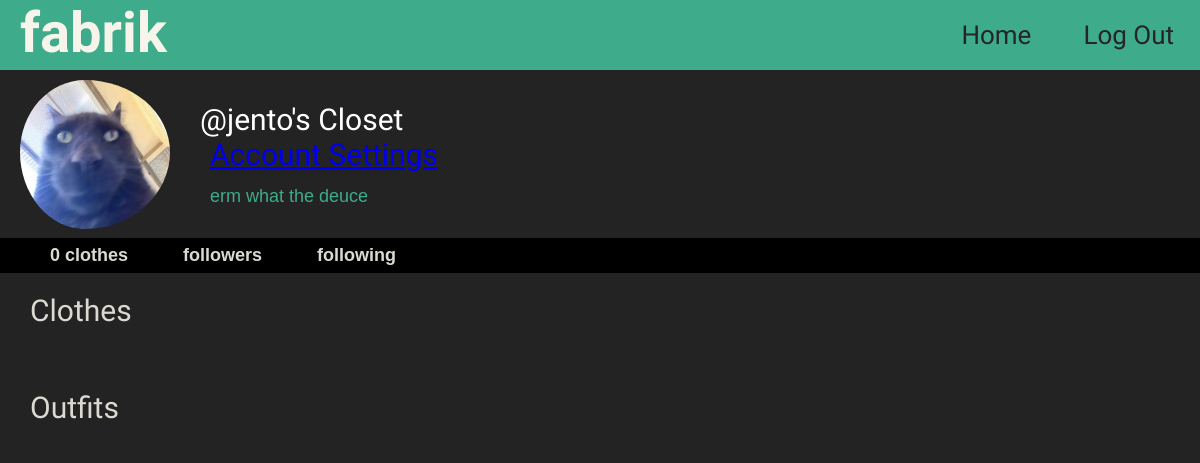
/profile/jento (signed in), run on an earlier commit of the app's database.
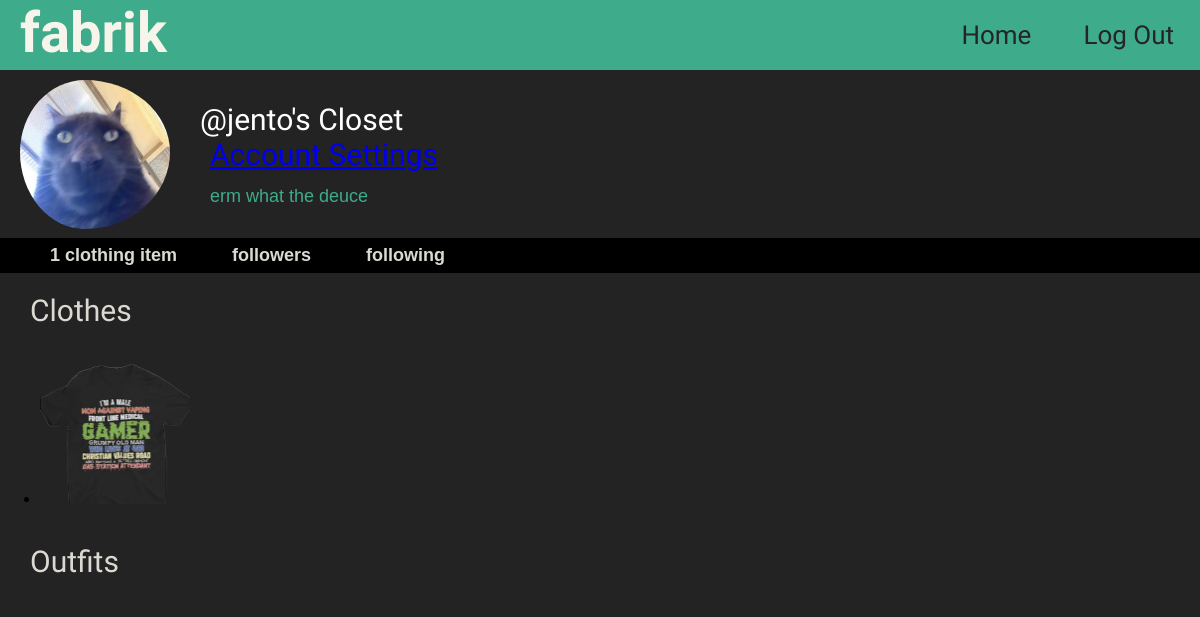
And on a later commit of the database.
### core/models.py (models this page shows, shortened)
class Profile(models.Model):
    user = models.ForeignKey(User, on_delete=models.CASCADE)
    id_user = models.IntegerField()
    bio = models.TextField(blank=True)
    profileimg = models.ImageField(upload_to='profile_images', default='blank-profile-picture-png.wbpg')
    location = models.CharField(max_length=100, blank=True)

class ClosetItem(models.Model):
    CATEGORY_CHOICES = [
        ('Tops', 'Tops'),
        ('Bottoms', 'Bottoms'),
        ('Shoes', 'Shoes'),
        ('Hats', 'Hats'),
        ('Accessories', 'Accessories')
    ]
    user = models.ForeignKey(User, on_delete=models.CASCADE)  # Links each item to a specific user
    category = models.CharField(max_length=20, choices=CATEGORY_CHOICES)  # Selects the item category
    item_name = models.CharField(max_length=100)  # Name or description of the item
    image = models.ImageField(upload_to='closet_items')  # Image of the clothing item
    date_added = models.DateTimeField(default=datetime.now)  # Date the item was added
    size = models.CharField(max_length=10, blank=True, null=True)  # e.g., S, M, L
    color = models.CharField(max_length=50, blank=True, null=True)  # e.g., Red, Blue
    brand = models.CharField(max_length=50, blank=True, null=True)  # e.g., Nike, Zara

### core/views.py (the view)
# urls.py: path('profile/<str:pk>', views.profile, name='profile'),
@login_required(login_url='signin')
def profile(request, pk):
    user_object = User.objects.get(username=pk)
    user_profile = Profile.objects.get(user=user_object)
    user_clothing = ClosetItem.objects.filter(user=user_object).order_by('-date_added')
    user_clothing_length = len(user_clothing)
    is_own_profile = (request.user == user_object)
    context = {
        'user_object': user_object,
        'user_profile': user_profile,
        'user_clothing': user_clothing,
        'user_clothing_length': user_clothing_length,
        'is_own_profile': is_own_profile
    }
    return render(request, 'profile.html', context)

### templates/profile.html (shortened to what this page needs)
{% load static %}
<!DOCTYPE html>
<html lang="en">
<head>
	<link rel="stylesheet" href="{% static 'css/profile.css' %}">
</head>
<body>
 <div class="container">
    <div class="main">
        <div class="topbar">
			<div class="col logo">
				<a href="/">fabrik</a>
			</div>
			<div class="col topbar-contents">
				<a href="logout">Log Out</a>
				<a href="/">Home</a>
			</div>
        </div>
        <div class="row profile-section">
			<div class="col-md-6">
				<img src="{{user_profile.profileimg.url}}" class="profile-img" width="150">
			</div>
			<div class="col-md-6">
				<div class="closet">
					<h3>@{{user_profile.user.username}}'s Closet
						<form action="/follow" method="POST">
							<div class="profile-info">
								{% if user_object.username != user.username %}
								<a data-ripple=""><button type="submit" class="settings-or-follow">{{button_text}}</button></a>
								{% else %}
								<a href="/settings" data-ripple="">Account Settings</a>
								{% endif %}
							</div>
						</form>
						<div class="bio">{{user_profile.bio}}</div>
					</h3>
				</div>
			</div>
		</div>
		<div class="row following-info">
			<form action="/follow" method="POST">
				<div class="profile-info">
					{% if user_clothing_length == 0 %}
					<span class="info-bar-items"><b>0 clothes</b></span>
					{% elif user_clothing_length == 1 %}
					<span class="info-bar-items"><b>{{user_clothing_length}} clothing item</b></span>
					{% else %}
					<span class="info-bar-items"><b>{{user_clothing_length}} clothes</b></span>
					{% endif %}
					{% if user_followers == 1 %}
					<span class="info-bar-items"><b>{{user_followers}} follower</b></span>
					{% else %}
					<span class="info-bar-items"><b>{{user_followers}} followers</b></span>
					{% endif %}
					<span class="info-bar-items"><b>{{user_following}} following</b></span>
				</div>
			</form>
		</div>
		<div class="row content-section">
            <div class="timeline">
				{% if is_own_profile %}
					<div class="items">
						Clothes
					</div>
					<ul class="row photos">
						{% for clothing in user_clothing %}
						<li>
							<a class="strip" href="{{clothing.image.url}}" title="" data-strip-group="mygroup" data-strip-group-options="loop: false">
								<img src="{{clothing.image.url}}" style="height: 150px; width: 150px;" class="clothing" alt=""></a>
						</li>
						{% endfor %}
					</ul>
				{% endif %}
				<div class="items">
					Outfits
				</div>
            </div>
        </div>
    </div>
 </div>
</body>
</html>

### static/css/profile.css (style rules this page uses)
html, body { margin: 0; padding: 0; background-color: rgb(35, 35, 35); }
.main { padding: none; font-family: Arial; background-color: rgb(35, 35, 35); }
.row { display: flex; justify-content: start; align-items: center; }
.topbar { text-align: center; background-color: #3eac8bff; overflow: hidden; font-family: Rozha One, serif; font-size: 3.5rem; }
.logo a { float: left; text-decoration: none; color: #f6f4ebff; padding-left: 20px; font-weight: bold; }
.topbar-contents a { float: right; padding: 20px 26px; font-size: 26px; text-decoration: none; color: rgb(37, 37, 37); }
.profile-img { border-radius: 50%; padding-left: 20px; padding-top: 10px; padding-bottom: 5px; width: 150px; }
.profile-info { padding-left: 10px; }
.profile-section { background-color: rgb(35, 35, 35); float: left; width: 100%; }
.content-section { background-color: rgb(35, 35, 35); float: left; width: 100%; }
.following-info { background-color: rgb(0, 0, 0); color: rgb(219, 217, 209); padding: 7px; padding-left: 15px; font-size: 18px; float: left; width: 100%; }
.info-bar-items { padding: 25px; }
.closet { padding-left: 10px; font-size: 20px; }
h3 { font-size: 30px; font-family: Rozha One, serif; font-weight: normal; color: rgb(255, 255, 255); padding-left: 20px; }
.bio { font-size: 18px;; color: #3eac8bff; font-weight: normal; font-family: arial; padding-top: 14px; padding-left: 10px; }
.timeline { float: center; text-align: justify; }
.items { font-size: 30px; padding: 10px; padding-left: 30px; padding-top: 20px; color: rgb(219, 217, 209); font-family: Rozha One, serif; font-weight: normal; }

What changed in the data, as far as the page shows it:
added ClosetItem: image (picture)
Also different on the page:
{{ user_clothing_length }}: (not shown) → "1"
text no longer shown: "0 clothes"
text now shown: "clothing item"
